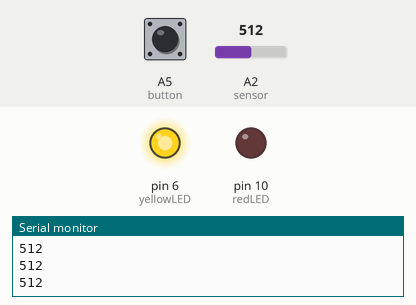
The sketch below on a simulated Arduino Uno, built with avr-gcc and run on an emulated ATmega328P. On the bench: output pins drawn as LEDs (lit = HIGH), the last lines printed to the serial monitor. The test bench sets the inputs (shaded band); at power-on: A2 (sensor) = 512, A5 (button) LOW.

Above: at 1.2 s.
1.3 s: A2 (sensor) set to 688
2.8 s: A2 (sensor) set to 701
At 3.7 s:
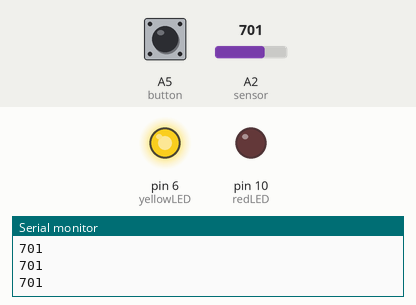
4.3 s: A5 (button) pulled HIGH for 0.15 s
At 4.38 s:
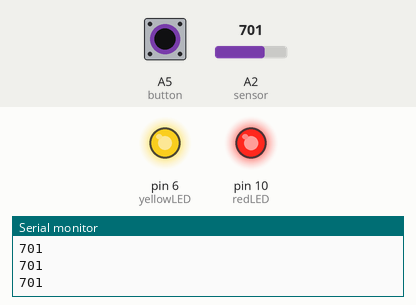
5.9 s: A2 (sensor) set to 716
At 7.1 s:
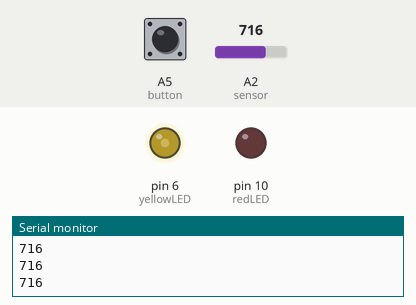
7.4 s: A5 (button) pulled HIGH for 1 s
At 7.8 s:
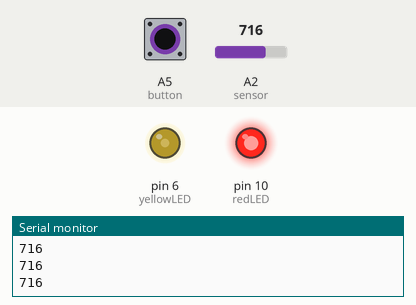
9.9 s: A2 (sensor) set to 900
At 10.4 s:
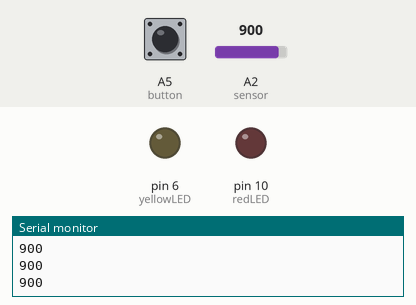
Timing chart, 0 to 12.4 s (numbered marks = the images above; inputs shaded):
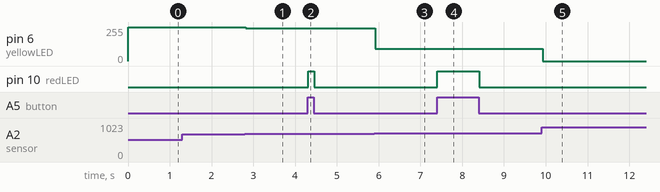

The sketch:

WK9_AnalogIO.ino
```cpp
int sensor = A2;
int yellowLED = 6;
int redLED = 10;
int brightness= 0;
int button = A5;
bool buttonState;

void setup() {
  Serial.begin(9600);
  pinMode(yellowLED, OUTPUT);
  pinMode(redLED, OUTPUT);
  pinMode(button, INPUT);
}

void loop() {
  int sensorVal = analogRead(sensor);
  Serial.println(sensorVal);

  // constraining and mapping sensor reading to range 0 - 255
  sensorVal = constrain(sensorVal, 700, 725);
  brightness = map(sensorVal, 725, 700, 0, 255);

  // set brightness of led
  analogWrite(yellowLED, brightness);

  // switch logic
  buttonState = digitalRead(button);
  if (buttonState){
    digitalWrite(redLED, HIGH);
  } else {
    digitalWrite(redLED, LOW);
  }


  // wait for 30 msecs to see dimming effect
  delay(30);
}
```

Measured:
- after the input at 2.8 s, pin 6 (yellowLED): 255/255 → 244/255 at once
- after the input at 4.3 s, pin 10 (redLED): LOW → HIGH at once, → LOW 0.15 s later
- after the input at 5.9 s, pin 6 (yellowLED): 244/255 → 91/255 at once
- after the input at 7.4 s, pin 10 (redLED): LOW → HIGH at once, → LOW 1.0 s later
- after the input at 9.9 s, pin 6 (yellowLED): 91/255 → 0/255 at once
